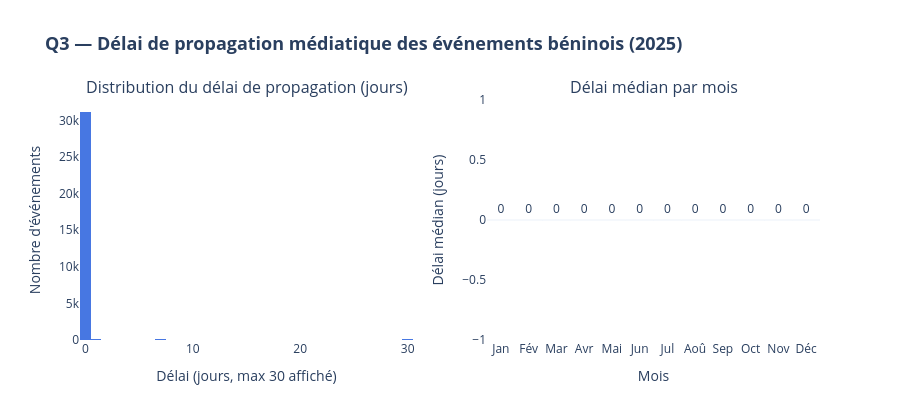

The cell this chart's notebook holds for it:
### Markdown cell above
---

## Q3 — Combien de temps faut-il pour qu'un événement béninois soit couvert mondialement ?

**Visualisation 3 : Distribution du délai de propagation médiatique**

Le délai de propagation mesure le nombre de jours entre la date de l'événement () et la date d'indexation dans GDELT ().  
Un délai de 0 signifie une couverture immédiate. Un délai élevé signifie que l'événement a mis du temps à attirer l'attention internationale.

### Code cell
# ── Q3 — VISUALIZATION 3 : Propagation delay distribution ────
if "propagation_delay_days" in df.columns:
    delay = df["propagation_delay_days"].dropna()
    delay = delay[delay >= 0]

    delay_stats = {
        "Médiane (jours)":  delay.median(),
        "Moyenne (jours)":  delay.mean().round(1),
        "90e percentile":   delay.quantile(0.90),
        "Couverture < 1j (%)":  (delay == 0).mean() * 100,
        "Couverture < 7j (%)":  (delay <= 7).mean() * 100,
    }

    fig3 = make_subplots(
        rows=1, cols=2,
        subplot_titles=(
            "Distribution du délai de propagation (jours)",
            "Délai médian par mois"
        )
    )

    fig3.add_trace(
        go.Histogram(
            x=delay.clip(upper=30),
            nbinsx=31,
            marker_color="#1a56db",
            name="Délai (jours)",
            opacity=0.8
        ),
        row=1, col=1
    )

    delay_monthly = (
        df.groupby("event_month")["propagation_delay_days"]
        .median()
        .reset_index()
    )
    delay_monthly["month_label"] = delay_monthly["event_month"].map(MONTH_LABELS)

    fig3.add_trace(
        go.Bar(
            x=delay_monthly["month_label"],
            y=delay_monthly["propagation_delay_days"].round(1),
            marker_color="#7e3af2",
            name="Délai médian",
            text=delay_monthly["propagation_delay_days"].round(1),
            textposition="outside"
        ),
        row=1, col=2
    )

    fig3.update_layout(
        height=420,
        title_text="<b>Q3 — Délai de propagation médiatique des événements béninois (2025)</b>",
        title_font_size=18,
        showlegend=False,
        plot_bgcolor="white",
        paper_bgcolor="white"
    )
    fig3.update_xaxes(title_text="Délai (jours, max 30 affiché)", row=1, col=1)
    fig3.update_xaxes(title_text="Mois", row=1, col=2)
    fig3.update_yaxes(title_text="Nombre d'événements", row=1, col=1)
    fig3.update_yaxes(title_text="Délai médian (jours)", row=1, col=2)
    fig3.show()

    print("\nInsight Q3 :")
    for k, v in delay_stats.items():
        print(f"  {k} : {v:.1f}")
else:
    print("[WARN] propagation_delay_days column not available in this dataset.")

### Figure 1 — Plotly figure (JSON) as saved in the notebook; plotly's stock layout.template omitted (floating-point values rounded to 4 significant figures; data arrays with more than 128 entries replaced by an {"elided": "..."} marker saying what was removed)
{"data": [{"marker": {"color": "#1a56db"}, "name": "Délai (jours)", "nbinsx": 31, "opacity": 0.8, "type": "histogram", "x": {"elided": "31504 int values"}, "xaxis": "x", "yaxis": "y"}, {"marker": {"color": "#7e3af2"}, "name": "Délai médian", "text": [0.0, 0.0, 0.0, 0.0, 0.0, 0.0, 0.0, 0.0, 0.0, 0.0, 0.0, 0.0], "textposition": "outside", "type": "bar", "x": ["Jan", "Fév", "Mar", "Avr", "Mai", "Jun", "Jul", "Aoû", "Sep", "Oct", "Nov", "Déc"], "xaxis": "x2", "y": [0.0, 0.0, 0.0, 0.0, 0.0, 0.0, 0.0, 0.0, 0.0, 0.0, 0.0, 0.0], "yaxis": "y2"}], "layout": {"annotations": [{"font": {"size": 16}, "showarrow": false, "text": "Distribution du délai de propagation (jours)", "x": 0.225, "xanchor": "center", "xref": "paper", "y": 1, "yanchor": "bottom", "yref": "paper"}, {"font": {"size": 16}, "showarrow": false, "text": "Délai médian par mois", "x": 0.775, "xanchor": "center", "xref": "paper", "y": 1, "yanchor": "bottom", "yref": "paper"}], "height": 420, "paper_bgcolor": "white", "plot_bgcolor": "white", "showlegend": false, "title": {"font": {"size": 18}, "text": "<b>Q3 — Délai de propagation médiatique des événements béninois (2025)</b>"}, "xaxis": {"anchor": "y", "domain": [0, 0.45], "title": {"text": "Délai (jours, max 30 affiché)"}}, "xaxis2": {"anchor": "y2", "domain": [0.55, 1], "title": {"text": "Mois"}}, "yaxis": {"anchor": "x", "domain": [0, 1], "title": {"text": "Nombre d'événements"}}, "yaxis2": {"anchor": "x2", "domain": [0, 1], "title": {"text": "Délai médian (jours)"}}}}
